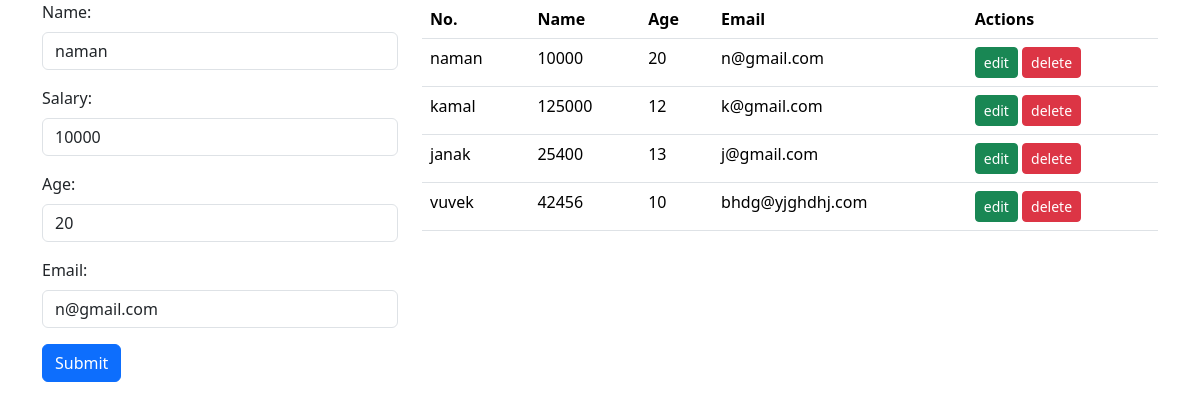
The app's page /updateemp/1/ with its own data.
### crudform/models.py (models this page shows, shortened)
class Employee(models.Model):
    name = models.CharField(max_length=200)
    salary = models.IntegerField()
    age = models.IntegerField()
    email = models.EmailField()

### crudform/views.py (the view)
# urls.py: path('updateemp/<int:id>/', updateemployeeView,name='updateemp'),
def updateemployeeView(request, id):
    emp = Employee.objects.get(id=id)
    all_employee = Employee.objects.all()
    form = EmployeeForm(instance=emp)
    if request.method == 'POST':
        form = EmployeeForm(request.POST, instance=emp)
        if form.is_valid():
            form.save()
            messages.info(request,'data Update sucessful')
            return redirect('/')
    context = {"form": form, "all_employee": all_employee}
    return render(request, 'index.html', context)

### crudform/form.py
class EmployeeForm(forms.ModelForm):
    class Meta:
        model = Employee
        fields = '__all__'
        widgets = {
            'name': forms.TextInput(attrs={'class': 'form-control', 'placeholder': 'Enter Name'}),
            'salary': forms.NumberInput(attrs={'class': 'form-control', 'placeholder': 'Enter Salary'}),
            'age': forms.NumberInput(attrs={'class': 'form-control', 'placeholder': 'Enter Age'}),
            'email': forms.EmailInput(attrs={'class': 'form-control', 'placeholder': 'Enter Email'}),
        }
        error_messages = {
            'name': {'required': 'name is reqired'},
            'salary': {'required': 'salary is reqired!'},
        }

### crudform/templates/index.html (shortened to what this page needs)
{% extends "base.html" %}
{% load static %}
{% block body %}
<div class="container">
  <div class="row">
    <div class="col-md-4">
      <form novalidate method="POST">
        {% for fm in form %}
        <div class="mb-3">
          <label class="form-label">{{fm.label_tag}}</label>
          {{fm}} <span class="text-danger"></span>
        </div>
        {% endfor %}
        <button type="submit" class="btn btn-primary">Submit</button>
      </form>
    </div>
    <div class="col-md-8">
      <table class="table">
        <thead>
          <tr>
            <th scope="col">No.</th>
            <th scope="col">Name</th>
            <th scope="col">Age</th>
            <th scope="col">Email</th>
            <th scope="col">Actions</th>
          </tr>
        </thead>
        <tbody>
          {% for i in all_employee %}
          <tr>
            <td>{{i.name}}</td>
            <td>{{i.salary}}</td>
            <td>{{i.age}}</td>
            <td>{{i.email}}</td>
            <td>
              <a href="{% url 'updateemp' i.id %}" class="btn btn-sm btn-success">edit</a>
              <a href="{% url 'deleteemp' i.id %}" class="btn btn-sm btn-danger">delete</a>
            </td>
          </tr>
          {% endfor %}
        </tbody>
      </table>
    </div>
  </div>
</div>
{% endblock body %}

### records on screen
Employee: form "naman" "10000" "20" "n@gmail.com", name "naman", salary "10000", age "20", email "n@gmail.com"
Employee: name "kamal", salary "125000", age "12", email "k@gmail.com"
Employee: name "janak", salary "25400", age "13", email "j@gmail.com"
Employee: name "vuvek", salary "42456", age "10", email "bhdg@yjghdhj.com"

### other values on screen
{{ fm.label_tag }} "Name:" "Salary:" "Age:" "Email:"
